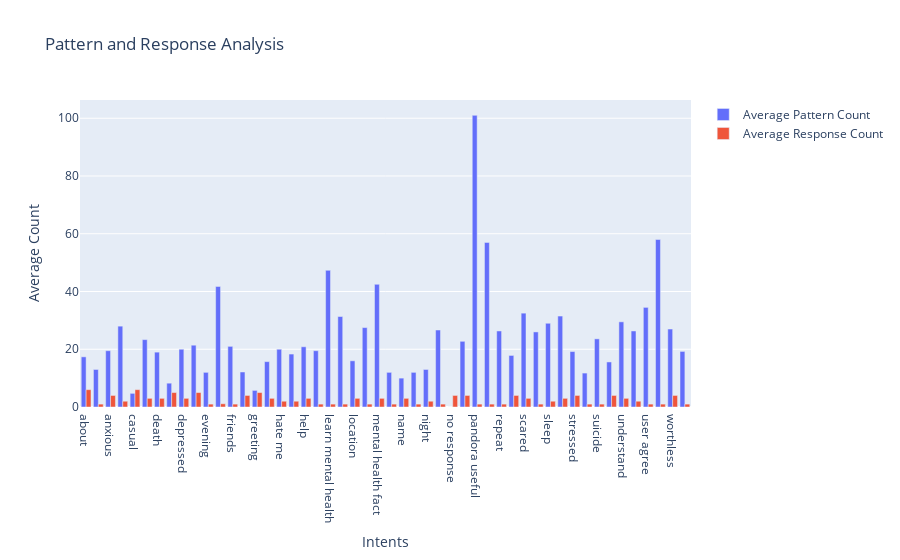

Source (notebook cell):
### Code cell
df['pattern_count'] = df['patterns'].apply(lambda x: len(x))
df['response_count'] = df['responses'].apply(lambda x: len(x))
avg_pattern_count = df.groupby('tag')['pattern_count'].mean()
avg_response_count = df.groupby('tag')['response_count'].mean()

fig = go.Figure()
fig.add_trace(go.Bar(x=avg_pattern_count.index, y=avg_pattern_count.values, name='Average Pattern Count'))
fig.add_trace(go.Bar(x=avg_response_count.index, y=avg_response_count.values, name='Average Response Count'))
fig.update_layout(title='Pattern and Response Analysis', xaxis_title='Intents', yaxis_title='Average Count')
fig.show()

### Figure 1 — Plotly figure (JSON) as saved in the notebook; plotly's stock layout.template omitted (floating-point values rounded to 4 significant figures)
{"data": [{"name": "Average Pattern Count", "type": "bar", "x": ["about", "afternoon", "anxious", "ask", "casual", "creation", "death", "default", "depressed", "done", "evening", "fact", "friends", "goodbye", "greeting", "happy", "hate me", "hate you", "help", "jokes", "learn mental health", "learn more", "location", "meditation", "mental health fact", "morning", "name", "neutral response", "night", "no approach", "no response", "not talking", "pandora useful", "problem", "repeat", "sad", "scared", "skill", "sleep", "something else", "stressed", "stupid", "suicide", "thanks", "understand", "user advice", "user agree", "user meditation", "worthless", "wrong"], "y": [17.38, 13.0, 19.5, 28.0, 4.727, 23.33, 19.0, 8.25, 20.0, 21.4, 12.0, 41.74, 21.0, 12.12, 5.75, 15.71, 20.0, 18.33, 20.86, 19.5, 47.33, 31.33, 16.0, 27.5, 42.5, 12.0, 10.0, 12.0, 13.0, 26.67, 0.0, 22.75, 101.0, 57.0, 26.33, 17.86, 32.5, 26.0, 29.0, 31.5, 19.2, 11.75, 23.6, 15.6, 29.5, 26.33, 34.5, 58.0, 27.0, 19.25]}, {"name": "Average Response Count", "type": "bar", "x": ["about", "afternoon", "anxious", "ask", "casual", "creation", "death", "default", "depressed", "done", "evening", "fact", "friends", "goodbye", "greeting", "happy", "hate me", "hate you", "help", "jokes", "learn mental health", "learn more", "location", "meditation", "mental health fact", "morning", "name", "neutral response", "night", "no approach", "no response", "not talking", "pandora useful", "problem", "repeat", "sad", "scared", "skill", "sleep", "something else", "stressed", "stupid", "suicide", "thanks", "understand", "user advice", "user agree", "user meditation", "worthless", "wrong"], "y": [6.0, 1.0, 4.0, 2.0, 6.0, 3.0, 3.0, 5.0, 3.0, 5.0, 1.0, 1.119, 1.0, 4.0, 5.0, 3.0, 2.0, 2.0, 3.0, 1.0, 1.0, 1.0, 3.0, 1.0, 3.0, 1.0, 3.0, 1.0, 2.0, 1.0, 4.0, 4.0, 1.0, 1.0, 1.0, 4.0, 3.0, 1.0, 2.0, 3.0, 4.0, 1.0, 1.0, 4.0, 3.0, 2.0, 1.0, 1.0, 4.0, 1.0]}], "layout": {"title": {"text": "Pattern and Response Analysis"}, "xaxis": {"title": {"text": "Intents"}}, "yaxis": {"title": {"text": "Average Count"}}}}
